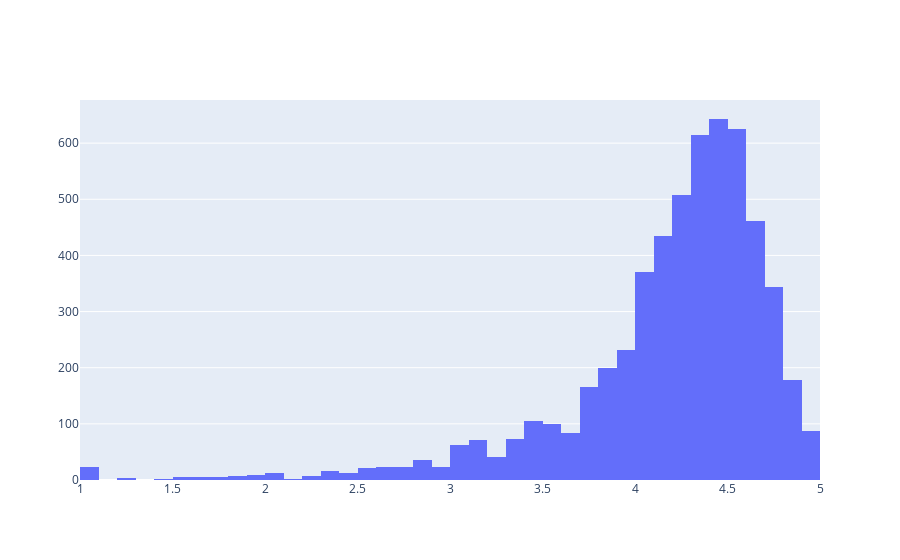

Here is the notebook cell this chart was saved with:
### Code cell
# interactive Histogram plot for the average Rating of All the apps in the play store

import plotly
%matplotlib inline
import plotly.graph_objs as go
from plotly.offline import download_plotlyjs, init_notebook_mode, plot, iplot
init_notebook_mode(connected=True)

df = [go.Histogram(
        x = data.Rating,
        xbins = {'start': 1, 'size': 0.1, 'end' :5}
)]

print('Average app rating = ', np.mean(data['Rating']))
configure_plotly_browser_state()
plotly.offline.iplot(df, filename='overall_rating_distribution')

### Figure 1 — Plotly figure (JSON) as saved in the notebook; plotly's stock layout.template omitted (floating-point values rounded to 4 significant figures; data arrays with more than 128 entries replaced by an {"elided": "..."} marker saying what was removed)
{"data": [{"x": {"elided": "6041 float values"}, "type": "histogram", "xbins": {"start": 1, "end": 5, "size": 0.1}}], "layout": {}}
